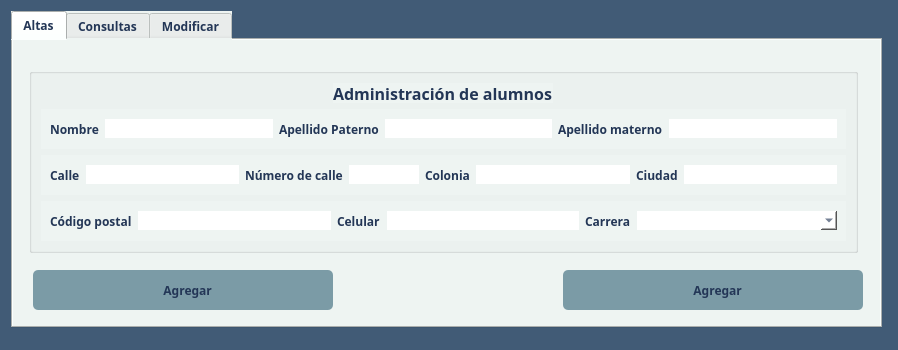
<?xml version="1.0" encoding="UTF-8"?>
<ui version="4.0">
 <class>CrudStudent</class>
 <widget class="QMainWindow" name="CrudStudent">
  <property name="geometry">
   <rect>
    <x>0</x>
    <y>0</y>
    <width>898</width>
    <height>350</height>
   </rect>
  </property>
  <property name="minimumSize">
   <size>
    <width>898</width>
    <height>350</height>
   </size>
  </property>
  <property name="maximumSize">
   <size>
    <width>898</width>
    <height>350</height>
   </size>
  </property>
  <property name="sizeIncrement">
   <size>
    <width>898</width>
    <height>390</height>
   </size>
  </property>
  <property name="windowTitle">
   <string>Administración de alumnos</string>
  </property>
  <property name="windowIcon">
   <iconset resource="images.qrc">
    <normaloff>:/book-flat.ico</normaloff>:/book-flat.ico</iconset>
  </property>
  <property name="styleSheet">
   <string notr="true">
</string>
  </property>
  <widget class="QWidget" name="centralwidget">
   <widget class="QTabWidget" name="tabWidget">
    <property name="geometry">
     <rect>
      <x>11</x>
      <y>11</y>
      <width>871</width>
      <height>317</height>
     </rect>
    </property>
    <property name="minimumSize">
     <size>
      <width>871</width>
      <height>317</height>
     </size>
    </property>
    <property name="maximumSize">
     <size>
      <width>871</width>
      <height>317</height>
     </size>
    </property>
    <property name="font">
     <font>
      <family>Raleway</family>
      <weight>75</weight>
      <bold>true</bold>
     </font>
    </property>
    <property name="styleSheet">
     <string notr="true">background-color: rgb(238, 244, 242); color: rgb(35, 54, 86);</string>
    </property>
    <property name="currentIndex">
     <number>0</number>
    </property>
    <widget class="QWidget" name="tbAltas">
     <attribute name="title">
      <string>Altas</string>
     </attribute>
     <widget class="QGroupBox" name="gbSecundary">
      <property name="geometry">
       <rect>
        <x>16</x>
        <y>28</y>
        <width>829</width>
        <height>185</height>
       </rect>
      </property>
      <property name="styleSheet">
       <string notr="true">background-color: rgb(238, 244, 242);</string>
      </property>
      <property name="title">
       <string/>
      </property>
      <layout class="QGridLayout" name="gridLayout_3">
       <item row="1" column="0">
        <widget class="QScrollArea" name="scrollArea">
         <property name="maximumSize">
          <size>
           <width>16777215</width>
           <height>40</height>
          </size>
         </property>
         <property name="styleSheet">
          <string notr="true">border: 0px;</string>
         </property>
         <property name="widgetResizable">
          <bool>true</bool>
         </property>
         <widget class="QWidget" name="areaContent1">
          <property name="geometry">
           <rect>
            <x>0</x>
            <y>0</y>
            <width>805</width>
            <height>40</height>
           </rect>
          </property>
          <layout class="QHBoxLayout" name="horizontalLayout">
           <item>
            <widget class="QLabel" name="lbName">
             <property name="font">
              <font>
               <family>Raleway</family>
               <weight>75</weight>
               <bold>true</bold>
              </font>
             </property>
             <property name="styleSheet">
              <string notr="true">color: rgb(35, 54, 86);</string>
             </property>
             <property name="text">
              <string>Nombre</string>
             </property>
            </widget>
           </item>
           <item>
            <widget class="QLineEdit" name="lneFirsName">
             <property name="font">
              <font>
               <family>Raleway</family>
              </font>
             </property>
             <property name="styleSheet">
              <string notr="true">background-color: rgb(255, 255, 255);</string>
             </property>
             <property name="maxLength">
              <number>55</number>
             </property>
            </widget>
           </item>
           <item>
            <widget class="QLabel" name="lbMotherLastName">
             <property name="font">
              <font>
               <family>Raleway</family>
               <weight>75</weight>
               <bold>true</bold>
              </font>
             </property>
             <property name="styleSheet">
              <string notr="true">color: rgb(35, 54, 86);</string>
             </property>
             <property name="text">
              <string>Apellido Paterno</string>
             </property>
            </widget>
           </item>
           <item>
            <widget class="QLineEdit" name="lneFatherLastName">
             <property name="font">
              <font>
               <family>Raleway</family>
              </font>
             </property>
             <property name="styleSheet">
              <string notr="true">background-color: rgb(255, 255, 255);</string>
             </property>
             <property name="maxLength">
              <number>55</number>
             </property>
            </widget>
           </item>
           <item>
            <widget class="QLabel" name="lbFatherLastName">
             <property name="font">
              <font>
               <family>Raleway</family>
               <weight>75</weight>
               <bold>true</bold>
              </font>
             </property>
             <property name="styleSheet">
              <string notr="true">color: rgb(35, 54, 86);</string>
             </property>
             <property name="text">
              <string>Apellido materno</string>
             </property>
            </widget>
           </item>
           <item>
            <widget class="QLineEdit" name="lneMotherLastName">
             <property name="font">
              <font>
               <family>Raleway</family>
              </font>
             </property>
             <property name="styleSheet">
              <string notr="true">background-color: rgb(255, 255, 255);</string>
             </property>
             <property name="maxLength">
              <number>55</number>
             </property>
            </widget>
           </item>
          </layout>
         </widget>
        </widget>
       </item>
       <item row="2" column="0">
        <widget class="QScrollArea" name="scrollArea_2">
         <property name="maximumSize">
          <size>
           <width>16777215</width>
           <height>40</height>
          </size>
         </property>
         <property name="styleSheet">
          <string notr="true">border: 0px;</string>
         </property>
         <property name="widgetResizable">
          <bool>true</bool>
         </property>
         <widget class="QWidget" name="areaContent2">
          <property name="geometry">
           <rect>
            <x>0</x>
            <y>0</y>
            <width>805</width>
            <height>40</height>
           </rect>
          </property>
          <layout class="QHBoxLayout" name="horizontalLayout_2">
           <item>
            <widget class="QLabel" name="lbStreet">
             <property name="font">
              <font>
               <family>Raleway</family>
               <weight>75</weight>
               <bold>true</bold>
              </font>
             </property>
             <property name="styleSheet">
              <string notr="true">color: rgb(35, 54, 86);</string>
             </property>
             <property name="text">
              <string>Calle</string>
             </property>
            </widget>
           </item>
           <item>
            <widget class="QLineEdit" name="lneStreet">
             <property name="font">
              <font>
               <family>Raleway</family>
              </font>
             </property>
             <property name="styleSheet">
              <string notr="true">background-color: rgb(255, 255, 255);</string>
             </property>
             <property name="maxLength">
              <number>110</number>
             </property>
            </widget>
           </item>
           <item>
            <widget class="QLabel" name="lbStreetNumber">
             <property name="font">
              <font>
               <family>Raleway</family>
               <weight>75</weight>
               <bold>true</bold>
              </font>
             </property>
             <property name="styleSheet">
              <string notr="true">color: rgb(35, 54, 86);</string>
             </property>
             <property name="text">
              <string>Número de calle</string>
             </property>
            </widget>
           </item>
           <item>
            <widget class="QLineEdit" name="lneStreetNumber">
             <property name="maximumSize">
              <size>
               <width>70</width>
               <height>16777215</height>
              </size>
             </property>
             <property name="font">
              <font>
               <family>Raleway</family>
              </font>
             </property>
             <property name="styleSheet">
              <string notr="true">background-color: rgb(255, 255, 255);</string>
             </property>
             <property name="maxLength">
              <number>6</number>
             </property>
            </widget>
           </item>
           <item>
            <widget class="QLabel" name="lbColony">
             <property name="font">
              <font>
               <family>Raleway</family>
               <weight>75</weight>
               <bold>true</bold>
              </font>
             </property>
             <property name="styleSheet">
              <string notr="true">color: rgb(35, 54, 86);</string>
             </property>
             <property name="text">
              <string>Colonia</string>
             </property>
            </widget>
           </item>
           <item>
            <widget class="QLineEdit" name="lneColony">
             <property name="font">
              <font>
               <family>Raleway</family>
              </font>
             </property>
             <property name="styleSheet">
              <string notr="true">background-color: rgb(255, 255, 255);</string>
             </property>
             <property name="maxLength">
              <number>55</number>
             </property>
            </widget>
           </item>
           <item>
            <widget class="QLabel" name="lbCity">
             <property name="font">
              <font>
               <family>Raleway</family>
               <weight>75</weight>
               <bold>true</bold>
              </font>
             </property>
             <property name="styleSheet">
              <string notr="true">color: rgb(35, 54, 86);</string>
             </property>
             <property name="text">
              <string>Ciudad</string>
             </property>
            </widget>
           </item>
           <item>
            <widget class="QLineEdit" name="lneCity">
             <property name="font">
              <font>
               <family>Raleway</family>
              </font>
             </property>
             <property name="styleSheet">
              <string notr="true">background-color: rgb(255, 255, 255);</string>
             </property>
             <property name="maxLength">
              <number>60</number>
             </property>
            </widget>
           </item>
          </layout>
         </widget>
        </widget>
       </item>
       <item row="4" column="0">
        <widget class="QScrollArea" name="scrollArea_3">
         <property name="maximumSize">
          <size>
           <width>16777215</width>
           <height>40</height>
          </size>
         </property>
         <property name="styleSheet">
          <string notr="true">border: 0px;</string>
         </property>
         <property name="widgetResizable">
          <bool>true</bool>
         </property>
         <widget class="QWidget" name="areaContent3">
          <property name="geometry">
           <rect>
            <x>0</x>
            <y>0</y>
            <width>805</width>
            <height>40</height>
           </rect>
          </property>
          <layout class="QHBoxLayout" name="horizontalLayout_3">
           <item>
            <widget class="QLabel" name="lbPostalCode">
             <property name="font">
              <font>
               <family>Raleway</family>
               <weight>75</weight>
               <bold>true</bold>
              </font>
             </property>
             <property name="styleSheet">
              <string notr="true">color: rgb(35, 54, 86);</string>
             </property>
             <property name="text">
              <string>Código postal</string>
             </property>
            </widget>
           </item>
           <item>
            <widget class="QLineEdit" name="lnePostalCode">
             <property name="font">
              <font>
               <family>Raleway</family>
              </font>
             </property>
             <property name="styleSheet">
              <string notr="true">background-color: rgb(255, 255, 255);</string>
             </property>
             <property name="maxLength">
              <number>6</number>
             </property>
            </widget>
           </item>
           <item>
            <widget class="QLabel" name="lbCellphone">
             <property name="font">
              <font>
               <family>Raleway</family>
               <weight>75</weight>
               <bold>true</bold>
              </font>
             </property>
             <property name="styleSheet">
              <string notr="true">color: rgb(35, 54, 86);</string>
             </property>
             <property name="text">
              <string>Celular</string>
             </property>
            </widget>
           </item>
           <item>
            <widget class="QLineEdit" name="lneCellphone">
             <property name="font">
              <font>
               <family>Raleway</family>
              </font>
             </property>
             <property name="styleSheet">
              <string notr="true">background-color: rgb(255, 255, 255);</string>
             </property>
             <property name="maxLength">
              <number>10</number>
             </property>
            </widget>
           </item>
           <item>
            <widget class="QLabel" name="lbCareer">
             <property name="font">
              <font>
               <family>Raleway</family>
               <weight>75</weight>
               <bold>true</bold>
              </font>
             </property>
             <property name="styleSheet">
              <string notr="true">color: rgb(35, 54, 86);</string>
             </property>
             <property name="text">
              <string>Carrera</string>
             </property>
            </widget>
           </item>
           <item>
            <widget class="QComboBox" name="cboCareer">
             <property name="minimumSize">
              <size>
               <width>200</width>
               <height>0</height>
              </size>
             </property>
             <property name="font">
              <font>
               <family>Raleway</family>
              </font>
             </property>
             <property name="styleSheet">
              <string notr="true">background-color: rgb(255, 255, 255);</string>
             </property>
            </widget>
           </item>
          </layout>
         </widget>
        </widget>
       </item>
       <item row="0" column="0" alignment="Qt::AlignHCenter">
        <widget class="QLabel" name="label">
         <property name="maximumSize">
          <size>
           <width>16777215</width>
           <height>20</height>
          </size>
         </property>
         <property name="font">
          <font>
           <family>Raleway</family>
           <pointsize>12</pointsize>
           <weight>75</weight>
           <bold>true</bold>
          </font>
         </property>
         <property name="styleSheet">
          <string notr="true">color: rgb(35, 54, 86);</string>
         </property>
         <property name="text">
          <string>Administración de alumnos</string>
         </property>
        </widget>
       </item>
      </layout>
     </widget>
     <widget class="QPushButton" name="pbInsert">
      <property name="geometry">
       <rect>
        <x>20</x>
        <y>230</y>
        <width>300</width>
        <height>40</height>
       </rect>
      </property>
      <property name="minimumSize">
       <size>
        <width>300</width>
        <height>40</height>
       </size>
      </property>
      <property name="maximumSize">
       <size>
        <width>150</width>
        <height>100</height>
       </size>
      </property>
      <property name="font">
       <font>
        <family>Raleway</family>
        <weight>75</weight>
        <bold>true</bold>
       </font>
      </property>
      <property name="styleSheet">
       <string notr="true">QPushButton#pbInsert {
background-color: rgb(123, 155, 166);
border-radius: 5px;
 }

 QPushButton#pbInsert:hover {
background-color: rgb(65, 91, 118);
color:  rgb(255, 255, 255);
 }</string>
      </property>
      <property name="text">
       <string>   Agregar</string>
      </property>
      <property name="icon">
       <iconset resource="images.qrc">
        <normaloff>:/user_add.ico</normaloff>:/user_add.ico</iconset>
      </property>
      <property name="iconSize">
       <size>
        <width>50</width>
        <height>40</height>
       </size>
      </property>
     </widget>
     <widget class="QPushButton" name="pbExit_2">
      <property name="geometry">
       <rect>
        <x>550</x>
        <y>230</y>
        <width>300</width>
        <height>40</height>
       </rect>
      </property>
      <property name="minimumSize">
       <size>
        <width>300</width>
        <height>40</height>
       </size>
      </property>
      <property name="maximumSize">
       <size>
        <width>150</width>
        <height>100</height>
       </size>
      </property>
      <property name="font">
       <font>
        <family>Raleway</family>
        <weight>75</weight>
        <bold>true</bold>
       </font>
      </property>
      <property name="styleSheet">
       <string notr="true">QPushButton#pbExit_2 {
background-color: rgb(123, 155, 166);
border-radius: 5px;
 }

 QPushButton#pbExit_2:hover {
background-color: rgb(65, 91, 118);
color:  rgb(255, 255, 255);
 }</string>
      </property>
      <property name="text">
       <string>   Agregar</string>
      </property>
      <property name="icon">
       <iconset resource="images.qrc">
        <normaloff>:/door_out.ico</normaloff>:/door_out.ico</iconset>
      </property>
      <property name="iconSize">
       <size>
        <width>50</width>
        <height>40</height>
       </size>
      </property>
     </widget>
    </widget>
    <widget class="QWidget" name="tbConsultas">
     <attribute name="title">
      <string>Consultas</string>
     </attribute>
     <layout class="QGridLayout" name="gridLayout_2">
      <item row="0" column="0">
       <widget class="QGroupBox" name="gbSearch">
        <property name="styleSheet">
         <string notr="true">background-color: rgb(238, 244, 242);</string>
        </property>
        <property name="title">
         <string/>
        </property>
        <layout class="QGridLayout" name="gridLayout">
         <item row="0" column="0">
          <widget class="QGroupBox" name="gbThings">
           <property name="title">
            <string/>
           </property>
           <layout class="QHBoxLayout" name="horizontalLayout_5">
            <item>
             <widget class="QLabel" name="lbSearch">
              <property name="font">
               <font>
                <family>Raleway</family>
                <weight>75</weight>
                <bold>true</bold>
               </font>
              </property>
              <property name="styleSheet">
               <string notr="true"/>
              </property>
              <property name="text">
               <string>Buscar</string>
              </property>
             </widget>
            </item>
            <item>
             <widget class="QLineEdit" name="lneSearch">
              <property name="minimumSize">
               <size>
                <width>0</width>
                <height>0</height>
               </size>
              </property>
              <property name="font">
               <font>
                <family>Raleway</family>
               </font>
              </property>
              <property name="styleSheet">
               <string notr="true">background-color: rgb(255, 255, 255)</string>
              </property>
             </widget>
            </item>
            <item>
             <widget class="QLabel" name="lbCriteries">
              <property name="font">
               <font>
                <family>Raleway</family>
                <weight>75</weight>
                <bold>true</bold>
               </font>
              </property>
              <property name="styleSheet">
               <string notr="true"/>
              </property>
              <property name="text">
               <string>Criterio</string>
              </property>
             </widget>
            </item>
            <item>
             <widget class="QComboBox" name="cboCriteries">
              <property name="minimumSize">
               <size>
                <width>250</width>
                <height>0</height>
               </size>
              </property>
              <property name="font">
               <font>
                <family>Raleway</family>
               </font>
              </property>
              <property name="styleSheet">
               <string notr="true">background-color: rgb(255, 255, 255);</string>
              </property>
             </widget>
            </item>
           </layout>
          </widget>
         </item>
         <item row="1" column="0">
          <widget class="QTableView" name="tvQuery">
           <property name="font">
            <font>
             <family>Raleway</family>
            </font>
           </property>
           <property name="styleSheet">
            <string notr="true">TableView#tvQuery {
	background-color: rgb(255, 255, 255);
	}</string>
           </property>
          </widget>
         </item>
        </layout>
       </widget>
      </item>
     </layout>
    </widget>
    <widget class="QWidget" name="tab">
     <attribute name="title">
      <string>Modificar</string>
     </attribute>
     <widget class="QGroupBox" name="gbSecundaryQuery">
      <property name="enabled">
       <bool>false</bool>
      </property>
      <property name="geometry">
       <rect>
        <x>20</x>
        <y>70</y>
        <width>829</width>
        <height>201</height>
       </rect>
      </property>
      <property name="styleSheet">
       <string notr="true">background-color: rgb(238, 244, 242);</string>
      </property>
      <property name="title">
       <string/>
      </property>
      <widget class="QScrollArea" name="scrollArea_4">
       <property name="geometry">
        <rect>
         <x>12</x>
         <y>12</y>
         <width>801</width>
         <height>39</height>
        </rect>
       </property>
       <property name="maximumSize">
        <size>
         <width>16777215</width>
         <height>40</height>
        </size>
       </property>
       <property name="styleSheet">
        <string notr="true">border: 0px;</string>
       </property>
       <property name="widgetResizable">
        <bool>true</bool>
       </property>
       <widget class="QWidget" name="areaContent1_2">
        <property name="geometry">
         <rect>
          <x>0</x>
          <y>0</y>
          <width>801</width>
          <height>39</height>
         </rect>
        </property>
        <layout class="QHBoxLayout" name="horizontalLayout_4">
         <item>
          <widget class="QLabel" name="lbName_2">
           <property name="font">
            <font>
             <family>Raleway</family>
             <weight>75</weight>
             <bold>true</bold>
            </font>
           </property>
           <property name="text">
            <string>Nombre</string>
           </property>
          </widget>
         </item>
         <item>
          <widget class="QLineEdit" name="lneFirsNameQuery">
           <property name="font">
            <font>
             <family>Raleway</family>
            </font>
           </property>
           <property name="styleSheet">
            <string notr="true">background-color: rgb(255, 255, 255);</string>
           </property>
           <property name="maxLength">
            <number>55</number>
           </property>
          </widget>
         </item>
         <item>
          <widget class="QLabel" name="lbMotherLastName_2">
           <property name="font">
            <font>
             <family>Raleway</family>
             <weight>75</weight>
             <bold>true</bold>
            </font>
           </property>
           <property name="text">
            <string>Apellido Paterno</string>
           </property>
          </widget>
         </item>
         <item>
          <widget class="QLineEdit" name="lneFatherLastNameQuery">
           <property name="font">
            <font>
             <family>Raleway</family>
            </font>
           </property>
           <property name="styleSheet">
            <string notr="true">background-color: rgb(255, 255, 255);</string>
           </property>
           <property name="maxLength">
            <number>55</number>
           </property>
          </widget>
         </item>
         <item>
          <widget class="QLabel" name="lbFatherLastName_2">
           <property name="font">
            <font>
             <family>Raleway</family>
             <weight>75</weight>
             <bold>true</bold>
            </font>
           </property>
           <property name="text">
            <string>Apellido materno</string>
           </property>
          </widget>
         </item>
         <item>
          <widget class="QLineEdit" name="lneMotherLastNameQuery">
           <property name="font">
            <font>
             <family>Raleway</family>
            </font>
           </property>
           <property name="styleSheet">
            <string notr="true">background-color: rgb(255, 255, 255);</string>
           </property>
           <property name="maxLength">
            <number>55</number>
           </property>
          </widget>
         </item>
        </layout>
        <zorder>lneFatherLastNameQuery</zorder>
        <zorder>lbName_2</zorder>
        <zorder>lneFirsNameQuery</zorder>
        <zorder>lbMotherLastName_2</zorder>
        <zorder>lbFatherLastName_2</zorder>
        <zorder>lneMotherLastNameQuery</zorder>
       </widget>
      </widget>
      <widget class="QScrollArea" name="scrollArea_5">
       <property name="geometry">
        <rect>
         <x>12</x>
         <y>58</y>
         <width>801</width>
         <height>39</height>
        </rect>
       </property>
       <property name="maximumSize">
        <size>
         <width>16777215</width>
         <height>40</height>
        </size>
       </property>
       <property name="styleSheet">
        <string notr="true">border: 0px;</string>
       </property>
       <property name="widgetResizable">
        <bool>true</bool>
       </property>
       <widget class="QWidget" name="areaContent2_2">
        <property name="geometry">
         <rect>
          <x>0</x>
          <y>0</y>
          <width>801</width>
          <height>39</height>
         </rect>
        </property>
        <layout class="QHBoxLayout" name="horizontalLayout_6">
         <item>
          <widget class="QLabel" name="lbStreetQuery">
           <property name="font">
            <font>
             <family>Raleway</family>
             <weight>75</weight>
             <bold>true</bold>
            </font>
           </property>
           <property name="text">
            <string>Calle</string>
           </property>
          </widget>
         </item>
         <item>
          <widget class="QLineEdit" name="lneStreetQuery">
           <property name="font">
            <font>
             <family>Raleway</family>
            </font>
           </property>
           <property name="styleSheet">
            <string notr="true">background-color: rgb(255, 255, 255);</string>
           </property>
           <property name="maxLength">
            <number>110</number>
           </property>
          </widget>
         </item>
         <item>
          <widget class="QLabel" name="lbStreetNumberQuery">
           <property name="font">
            <font>
             <family>Raleway</family>
             <weight>75</weight>
             <bold>true</bold>
            </font>
           </property>
           <property name="text">
            <string>Número de calle</string>
           </property>
          </widget>
         </item>
         <item>
          <widget class="QLineEdit" name="lneStreetNumberQuery">
           <property name="maximumSize">
            <size>
             <width>70</width>
             <height>16777215</height>
            </size>
           </property>
           <property name="font">
            <font>
             <family>Raleway</family>
            </font>
           </property>
           <property name="styleSheet">
            <string notr="true">background-color: rgb(255, 255, 255);</string>
           </property>
           <property name="maxLength">
            <number>6</number>
           </property>
          </widget>
         </item>
         <item>
          <widget class="QLabel" name="lbColonyQuery">
           <property name="font">
            <font>
             <family>Raleway</family>
             <weight>75</weight>
             <bold>true</bold>
            </font>
           </property>
           <property name="text">
            <string>Colonia</string>
           </property>
          </widget>
         </item>
         <item>
          <widget class="QLineEdit" name="lneColonyQuery">
           <property name="font">
            <font>
             <family>Raleway</family>
            </font>
           </property>
           <property name="styleSheet">
            <string notr="true">background-color: rgb(255, 255, 255);</string>
           </property>
           <property name="maxLength">
            <number>55</number>
           </property>
          </widget>
         </item>
        </layout>
       </widget>
      </widget>
      <widget class="QScrollArea" name="scrollArea_6">
       <property name="geometry">
        <rect>
         <x>12</x>
         <y>104</y>
         <width>801</width>
         <height>39</height>
        </rect>
       </property>
       <property name="maximumSize">
        <size>
         <width>16777215</width>
         <height>40</height>
        </size>
       </property>
       <property name="styleSheet">
        <string notr="true">border: 0px;</string>
       </property>
       <property name="widgetResizable">
        <bool>true</bool>
       </property>
       <widget class="QWidget" name="areaContent3_2">
        <property name="geometry">
         <rect>
          <x>0</x>
          <y>0</y>
          <width>801</width>
          <height>39</height>
         </rect>
        </property>
        <layout class="QHBoxLayout" name="horizontalLayout_7">
         <item>
          <widget class="QLabel" name="lbCityQuery">
           <property name="font">
            <font>
             <family>Raleway</family>
             <weight>75</weight>
             <bold>true</bold>
            </font>
           </property>
           <property name="text">
            <string>Ciudad</string>
           </property>
          </widget>
         </item>
         <item>
          <widget class="QLineEdit" name="lneCityQuery">
           <property name="font">
            <font>
             <family>Raleway</family>
            </font>
           </property>
           <property name="styleSheet">
            <string notr="true">background-color: rgb(255, 255, 255);</string>
           </property>
          </widget>
         </item>
         <item>
          <widget class="QLabel" name="lbPostalCodeQuery">
           <property name="font">
            <font>
             <family>Raleway</family>
             <weight>75</weight>
             <bold>true</bold>
            </font>
           </property>
           <property name="text">
            <string>Código postal</string>
           </property>
          </widget>
         </item>
         <item>
          <widget class="QLineEdit" name="lnePostalCodeQuery">
           <property name="font">
            <font>
             <family>Raleway</family>
            </font>
           </property>
           <property name="styleSheet">
            <string notr="true">background-color: rgb(255, 255, 255);</string>
           </property>
           <property name="maxLength">
            <number>6</number>
           </property>
          </widget>
         </item>
         <item>
          <widget class="QLabel" name="lbCellphoneQuery">
           <property name="font">
            <font>
             <family>Raleway</family>
             <weight>75</weight>
             <bold>true</bold>
            </font>
           </property>
           <property name="text">
            <string>Celular</string>
           </property>
          </widget>
         </item>
         <item>
          <widget class="QLineEdit" name="lneCellphoneQuery">
           <property name="font">
            <font>
             <family>Raleway</family>
            </font>
           </property>
           <property name="styleSheet">
            <string notr="true">background-color: rgb(255, 255, 255);</string>
           </property>
           <property name="maxLength">
            <number>10</number>
           </property>
          </widget>
         </item>
        </layout>
       </widget>
      </widget>
      <widget class="QPushButton" name="pbInsert_3">
       <property name="geometry">
        <rect>
         <x>70</x>
         <y>150</y>
         <width>300</width>
         <height>40</height>
        </rect>
       </property>
       <property name="minimumSize">
        <size>
         <width>300</width>
         <height>40</height>
        </size>
       </property>
       <property name="maximumSize">
        <size>
         <width>150</width>
         <height>100</height>
        </size>
       </property>
       <property name="font">
        <font>
         <family>Raleway</family>
         <weight>75</weight>
         <bold>true</bold>
        </font>
       </property>
       <property name="styleSheet">
        <string notr="true">QPushButton#pbInsert_3 {
background-color: rgb(123, 155, 166);
border-radius: 5px;
 }

 QPushButton#pbInsert_3:hover {
background-color: rgb(65, 91, 118);
color:  rgb(255, 255, 255);
 }</string>
       </property>
       <property name="text">
        <string>Modificar</string>
       </property>
       <property name="icon">
        <iconset resource="images.qrc">
         <normaloff>:/update_contact_info.ico</normaloff>:/update_contact_info.ico</iconset>
       </property>
       <property name="iconSize">
        <size>
         <width>50</width>
         <height>40</height>
        </size>
       </property>
      </widget>
      <widget class="QPushButton" name="pbExit">
       <property name="geometry">
        <rect>
         <x>470</x>
         <y>150</y>
         <width>300</width>
         <height>40</height>
        </rect>
       </property>
       <property name="minimumSize">
        <size>
         <width>300</width>
         <height>40</height>
        </size>
       </property>
       <property name="maximumSize">
        <size>
         <width>150</width>
         <height>100</height>
        </size>
       </property>
       <property name="font">
        <font>
         <family>Raleway</family>
         <weight>75</weight>
         <bold>true</bold>
        </font>
       </property>
       <property name="styleSheet">
        <string notr="true">QPushButton#pbExit {
background-color: rgb(123, 155, 166);
border-radius: 5px;
 }

 QPushButton#pbExit:hover {
background-color: rgb(65, 91, 118);
color:  rgb(255, 255, 255);
 }</string>
       </property>
       <property name="text">
        <string>Salir sin guardar</string>
       </property>
       <property name="icon">
        <iconset resource="images.qrc">
         <normaloff>:/door_out.ico</normaloff>:/door_out.ico</iconset>
       </property>
       <property name="iconSize">
        <size>
         <width>50</width>
         <height>40</height>
        </size>
       </property>
      </widget>
     </widget>
     <widget class="QGroupBox" name="gbCodeQuery">
      <property name="geometry">
       <rect>
        <x>20</x>
        <y>10</y>
        <width>831</width>
        <height>46</height>
       </rect>
      </property>
      <property name="styleSheet">
       <string notr="true">background-color: rgb(238, 244, 242);</string>
      </property>
      <property name="title">
       <string/>
      </property>
      <layout class="QHBoxLayout" name="horizontalLayout_8">
       <item>
        <widget class="QLabel" name="lbCode">
         <property name="font">
          <font>
           <family>Raleway</family>
           <weight>75</weight>
           <bold>true</bold>
          </font>
         </property>
         <property name="text">
          <string>Código</string>
         </property>
        </widget>
       </item>
       <item>
        <widget class="QLineEdit" name="lneCode">
         <property name="font">
          <font>
           <family>Raleway</family>
          </font>
         </property>
         <property name="styleSheet">
          <string notr="true">background-color: rgb(255, 255, 255);</string>
         </property>
        </widget>
       </item>
       <item>
        <widget class="QPushButton" name="pbQuery">
         <property name="minimumSize">
          <size>
           <width>150</width>
           <height>23</height>
          </size>
         </property>
         <property name="font">
          <font>
           <family>Raleway</family>
           <weight>75</weight>
           <bold>true</bold>
          </font>
         </property>
         <property name="styleSheet">
          <string notr="true">QPushButton#pbQuery {
background-color: rgb(123, 155, 166);
border-radius: 5px;
 }

 QPushButton#pbQuery:hover {
background-color: rgb(65, 91, 118);
color:  rgb(255, 255, 255);
 }</string>
         </property>
         <property name="text">
          <string>Consultar</string>
         </property>
        </widget>
       </item>
      </layout>
     </widget>
    </widget>
   </widget>
   <widget class="QLabel" name="label_2">
    <property name="geometry">
     <rect>
      <x>-26</x>
      <y>-15</y>
      <width>931</width>
      <height>391</height>
     </rect>
    </property>
    <property name="styleSheet">
     <string notr="true">background-color: rgb(65, 91, 118);
</string>
    </property>
    <property name="text">
     <string/>
    </property>
   </widget>
   <zorder>label_2</zorder>
   <zorder>tabWidget</zorder>
  </widget>
 </widget>
 <tabstops>
  <tabstop>lneFirsName</tabstop>
  <tabstop>lneFatherLastName</tabstop>
  <tabstop>lneMotherLastName</tabstop>
  <tabstop>lneStreet</tabstop>
  <tabstop>lneStreetNumber</tabstop>
  <tabstop>lneColony</tabstop>
  <tabstop>lneCity</tabstop>
  <tabstop>lnePostalCode</tabstop>
  <tabstop>lneCellphone</tabstop>
  <tabstop>cboCareer</tabstop>
  <tabstop>scrollArea_2</tabstop>
  <tabstop>scrollArea</tabstop>
  <tabstop>scrollArea_3</tabstop>
 </tabstops>
 <resources>
  <include location="images.qrc"/>
 </resources>
 <connections>
  <connection>
   <sender>pbExit</sender>
   <signal>clicked()</signal>
   <receiver>CrudStudent</receiver>
   <slot>close()</slot>
   <hints>
    <hint type="sourcelabel">
     <x>580</x>
     <y>275</y>
    </hint>
    <hint type="destinationlabel">
     <x>479</x>
     <y>333</y>
    </hint>
   </hints>
  </connection>
  <connection>
   <sender>pbExit_2</sender>
   <signal>clicked()</signal>
   <receiver>CrudStudent</receiver>
   <slot>close()</slot>
   <hints>
    <hint type="sourcelabel">
     <x>739</x>
     <y>295</y>
    </hint>
    <hint type="destinationlabel">
     <x>602</x>
     <y>337</y>
    </hint>
   </hints>
  </connection>
 </connections>
</ui>
